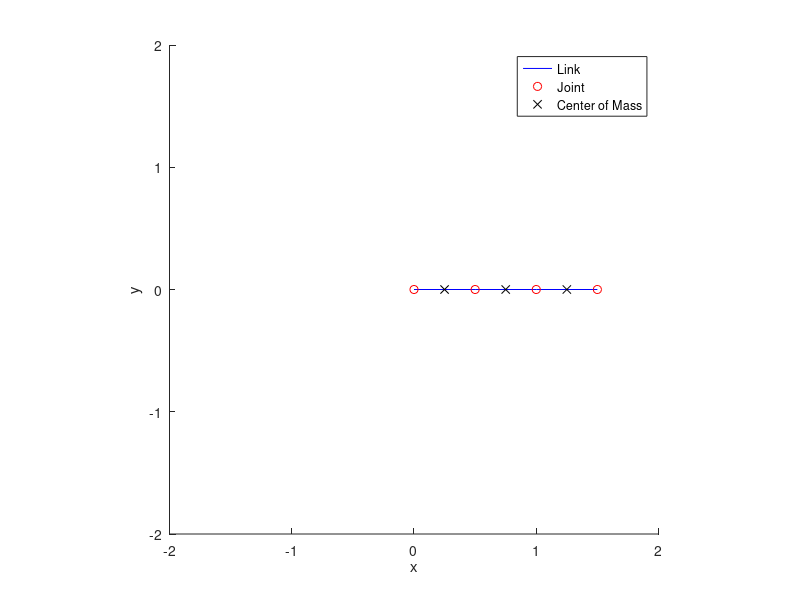
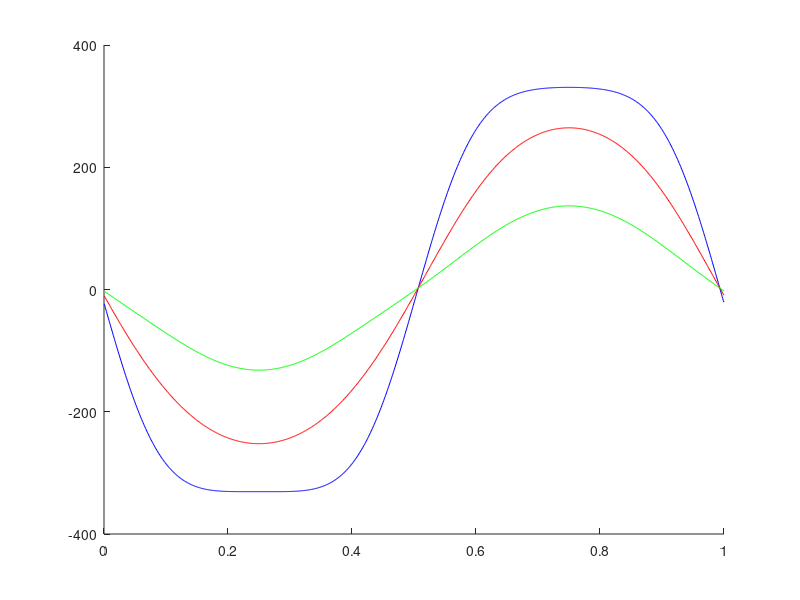

These charts were generated, in order, by the following MATLAB code: (Note: this script raises an error after producing the figures.)
function RNE()
clc
clear all
close all

figure;
hold on;
h1 = plot3(0,0,0, 'b');   % The link
h2 = plot3(0,0,0, 'or');  % The joint/end-effector
h3 = plot3(0,0,0, 'xk');  % The center of mass
xlabel('x')
ylabel('y')
zlabel('z')
view([0 0 1]);
axis equal;
xlim([-2 2]);
ylim([-2 2]);
zlim([-0.5 0.5]);
legend('Link', 'Joint', 'Center of Mass')

% -------------------------------------------------------------------------
% Define the DH parameters
N_DOFS = 3;
dh.theta = [0 0 0];
dh.alpha = [0 0 0];
dh.offset = [0 0 0];
dh.d = [0 0 0];
dh.a = [0.5 0.5 0.5];
dh.type = ['r' 'r' 'r'];

% -------------------------------------------------------------------------
% Rigid body paramaters: inertia, mass, and cener of mass
rb.I =  repmat(eye(3), 1, 1, N_DOFS);
rb.m = [1 1 1];
% In standard DH, COM is mesured respect to its end-effector (using local
% frame). When COM is [0 0 0]', it means the COM is located exactly at the
% end-effector. Therefore, COM usually has negative values, which means the
% COM is behind the end-effector
rb.r = [-0.25 0 0; -0.25 0 0; -0.25 0 0]';

% -------------------------------------------------------------------------
% Arbitrary trajectory as the inputs: joint position, velocity, and 
% acceleration
ts = 0.001;
time_span = 0:ts:1;
qc = [pi/3*sin(2*pi*1*time_span)' pi/3*sin(2*pi*1*time_span)' pi/3*sin(2*pi*1*time_span)'];
qcdot = gradient(qc', ts)';
qcddot = gradient(qcdot', ts)';

% -------------------------------------------------------------------------
% Kinematic simulation, optional, for visualization purpose!   
% End-effector position, form the base which is located at [0 0 0]'
EE = zeros(3, N_DOFS+1);
COM = zeros(3, N_DOFS);    
for k = 1 : length(time_span)  
    for i = 1 : 1 : N_DOFS
        T = calc_transformation(0, i, dh, qc(k,:));
        EE(:,i+1) = T(1:3,4);
        COM(:,i) = EE(:,i+1) + T(1:3,1:3) * rb.r(:,i);
    end
    
    % Draw the robot
    set(h1, 'XData', EE(1, :), 'YData', EE(2, :),'ZData', EE(3, :));
    set(h2, 'XData', EE(1, :), 'YData', EE(2, :),'ZData', EE(3, :));
    set(h3, 'XData', COM(1, :), 'YData', COM(2, :),'ZData', COM(3, :));
    drawnow;
end

% -------------------------------------------------------------------------
% Here we go!
Q = invdyn(dh, rb, qc, qcdot, qcddot, [0; -9.8; 0]);

% ------------------------------------------------------------------------
% Plotting
figure;
hold on;
plot(time_span, Q(1,:), 'b');
plot(time_span, Q(2,:), 'r');
plot(time_span, Q(3,:), 'g');

% -------------------------------------------------------------------------
% For validation purpose, using RVC Toolbox for comparison
% Disable these lines below if you don't want to try Peter Corkee's RVC 
% toolbox
L(1) = Revolute('d', 0, 'a', 0.5, 'alpha', 0, ...
    'm', rb.m(1), 'I', rb.I(:,:,1), 'r',  rb.r(:,1));
L(2) = Revolute('d', 0, 'a', 0.5, 'alpha', 0, ...
    'm', rb.m(2), 'I', rb.I(:,:,2), 'r', rb.r(:,2));
L(3) = Revolute('d', 0, 'a', 0.5, 'alpha', 0, ...
    'm', rb.m(3), 'I', rb.I(:,:,3), 'r', rb.r(:,3));

threelink = SerialLink(L, 'name', 'two link');
threelink.gravity = [0; -9.8; 0];
torque_by_rvc_toolbox = threelink.rne(qc, qcdot, qcddot);
plot(time_span, torque_by_rvc_toolbox(:,1), '-.b', 'LineWidth', 2);
plot(time_span, torque_by_rvc_toolbox(:,2), '-.r', 'LineWidth', 2);
plot(time_span, torque_by_rvc_toolbox(:,3), '-.g', 'LineWidth', 2);

legend('Torque 1', 'Torque 2', 'Torque 3', ...
    'Torque 1 by RVC', 'Torque 2 by RVC', 'Torque 3 by RVC');

end

% -------------------------------------------------------------------------




















function Q = invdyn(dh, rb, qc, qcdot, qcddot, grav)
% Inverse dynamic with recursive Newton-Euler

if nargin < 6
    grav = [0;0;0];
end

z0 = [0; 0; 1];

for k = 1 : length(qc)  
    q = qc(k, :);
    qdot = qcdot(k, :);
    qddot = qcddot(k, :);

    N_DOFS = length(q);
    
    % ---------------------------------------------------------------------
    % Forward recursion
    for i = 1 : N_DOFS
        T = calc_transformation(i-1, i, dh, q);
        R = T(1:3, 1:3);
        p = [dh.a(i); dh.d(i)*sin(dh.alpha(i)); dh.d(i)*cos(dh.alpha(i))];
        
        if i > 1
            w(:, i) =  R'*(w(:, i-1) + z0.*qdot(i));
            wdot(:, i) = R'*(wdot(:, i-1) +  z0.*qddot(i) + ...
                cross(w(:, i-1), z0.*qdot(i)));
            vdot(:,i) = R'*vdot(:,i-1) + cross(wdot(:,i), p) + ...
                cross(w(:,i), cross(w(:,i),p));
        else
            w(:, i) =  R'*(z0.*qdot(i));
            wdot(:, i) = R'*(z0.*qddot(i));
            vdot(:,i) = R'*grav + cross(wdot(:,i), p) + ...
                cross(w(:,i), cross(w(:,i),p));
        end
    end
    
    % Dynamic simulation
    % Backward recursion
    for i = N_DOFS:-1:1
        p = [dh.a(i); dh.d(i)*sin(dh.alpha(i)); dh.d(i)*cos(dh.alpha(i))];
        
        vcdot = vdot(:,i) + cross(wdot(:,i),rb.r(:,i)) + ...
            cross(w(:,i),cross(w(:,i),rb.r(:,i)));
        
        F = rb.m(i)*vcdot;
        N = rb.I(:,:,i)*wdot(:,i)+cross(w(:,i),rb.I(:,:,i)*w(:,1));
        
        if i < N_DOFS
            T = calc_transformation(i, i+1, dh, q);
            R = T(1:3, 1:3);
            n(:,i) = R*(n(:,i+1) + cross(R'*p, f(:,i+1))) + ...
                cross(rb.r(:,i)+p,F) + N;
            f(:,i) = R*f(:,i+1) + F;
        else
            n(:,i) = cross(rb.r(:,i)+p,F) + N;
            f(:,i) = F;
        end
        
        T = calc_transformation(i-1, i, dh, q);
        R = T(1:3, 1:3);
        
        if dh.type(i) == 't'
            Q(i,k) = f(:,i)'*R'*z0;
        elseif dh.type(i) == 'r'
            Q(i,k) = n(:,i)'*R'*z0;
        end
    end
end
end

% -------------------------------------------------------------------------
function  T = calc_transformation(from, to, dh, qc)
% Transformation from one joint to another joint
% 0<=from<N_DOFS
% 0<to<=N_DOFS

T = eye(4);
N_DOFS = length(qc);

% Sanity check
if (from >= N_DOFS) || (from < 0) || (to <= 0) || (to >  N_DOFS)
    return;
end

for i = from+1 : to
    if dh.type(i) == 'r'
        dh.theta(i) = qc(i);
    elseif dh.type(i) == 'p'
        dh.d(i) = qc(i);
    end
    
    ct = cos(dh.theta(i) + dh.offset(i));
    st = sin(dh.theta(i) + dh.offset(i));
    ca = cos(dh.alpha(i));
    sa = sin(dh.alpha(i));
    
    T = T * [ ct    -st*ca   st*sa     dh.a(i)*ct ; ...
              st    ct*ca    -ct*sa    dh.a(i)*st ; ...
              0     sa       ca        dh.d(i)    ; ...
              0     0        0         1          ];
end

end